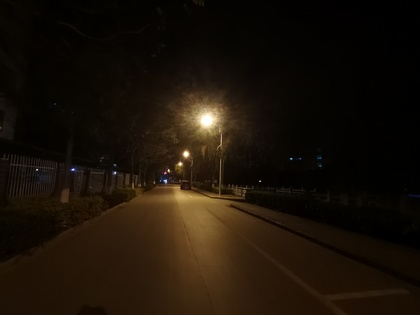
%> input picture images/1.jpg, 420 x 315 px, shrunk from 3264 x 2448 before the run
$ octave --eval "result = imsharp(imread('../images/1.jpg'));"   (GNU Octave 9; MATLAB toolbox functions it lacks are replaced by stand-ins)
%> lines starting %> are read from the running program, lines starting %| are printed output that depends on the picture
### ours/hisStretching.m
function [ result ] = hisStretching( im )
%直方图拉伸（归一化）
im=im2double(im);
[M,N,~] = size(im);

r=im(:,:,1);
g=im(:,:,2);
b=im(:,:,3);

maxR=zeros(1,1);
maxG=zeros(1,1);
maxB=zeros(1,1);
minR=ones(1,1);
minG=ones(1,1);
minB=ones(1,1);

for i=1:M
    for j=1:N
        if(r(i,j) < minR(1,1))
            minR(1,1) = r(i,j);
        else
            maxR(1,1) = r(i,j);
        end

        if(g(i,j) < minG(1,1))
            minG(1,1) = g(i,j);
        else
            maxG(1,1) = g(i,j);
        end

        if(b(i,j)<minB(1,1))
            minB(1,1)=b(i,j);
        else
            maxB(1,1)=b(i,j);
        end
    end
end


for i=1:M
    for j=1:N
        r(i,j)=(r(i,j)-minR(1,1))/(maxR(1,1)-minR(1,1));
        g(i,j)=(g(i,j)-minG(1,1))/(maxG(1,1)-minG(1,1));
        b(i,j)=(b(i,j)-minB(1,1))/(maxB(1,1)-minB(1,1));
    end
end

result = cat(3, r, g, b);
end

### ours/imsharp.m
function [ result ] = imsharp(image)
%图像锐化

image = im2double(image);

GaussKernel = fspecial('gaussian', 5, 3);

imBlur = imfilter(image,GaussKernel);
unSharpMask = image - imBlur;
stretchIm = hisStretching(unSharpMask);

result = (image + stretchIm)/2;
end
%> in imsharp, `unSharpMask = image - imBlur;`:
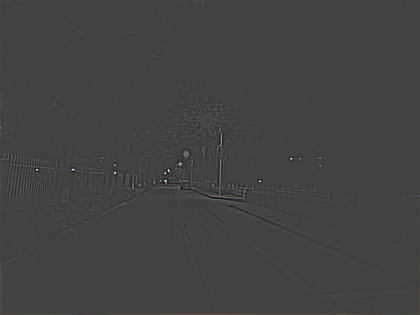
%> unSharpMask: size 315x420x3 double; mean R, G, B 0.000395, 0.000238, 7.93e-05; drawn with min black and max white
%> in imsharp, `result = (image + stretchIm)/2;`:
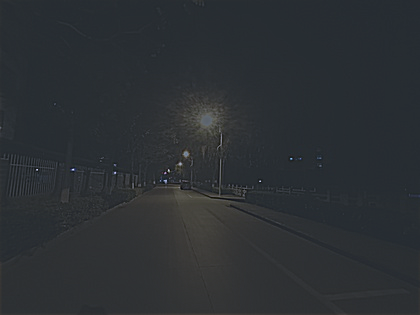
%> result: size 315x420x3 double; mean R, G, B 0.436, 0.472, 0.503; drawn with min black and max white

$ run again, on images/10.jpg
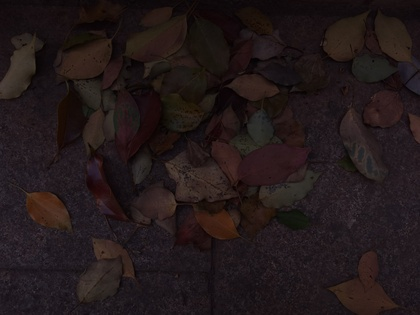
%> input picture images/10.jpg, 420 x 315 px, shrunk from 4096 x 3072 before the run
%> in imsharp, `unSharpMask = image - imBlur;`:
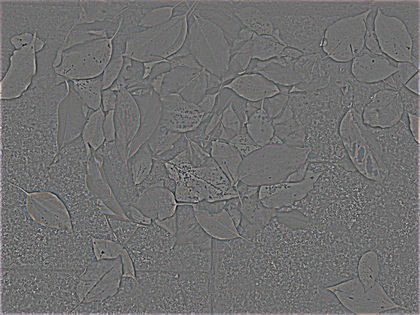
%> unSharpMask: size 315x420x3 double; mean R, G, B 0.000717, 0.000519, 0.000607; drawn with min black and max white
%> in imsharp, `result = (image + stretchIm)/2;`:
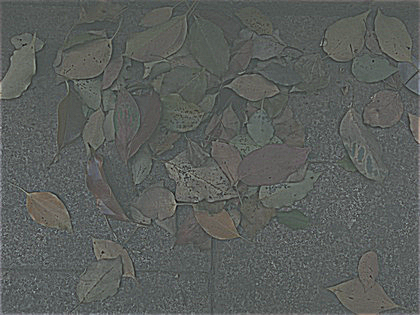
%> result: size 315x420x3 double; mean R, G, B 0.358, 0.373, 0.361

$ run again, on images/11.jpg
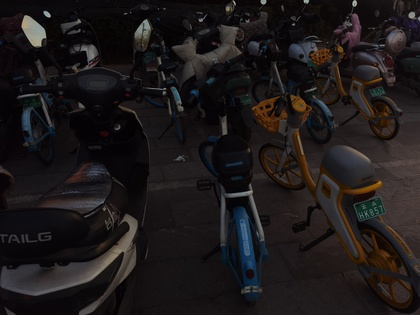
%> input picture images/11.jpg, 420 x 315 px, shrunk from 4096 x 3072 before the run
%> in imsharp, `unSharpMask = image - imBlur;`:
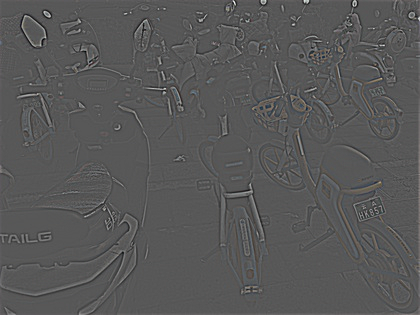
%> unSharpMask: size 315x420x3 double; mean R, G, B 0.000638, 0.000526, 0.000569; drawn with min black and max white
%> in imsharp, `result = (image + stretchIm)/2;`:
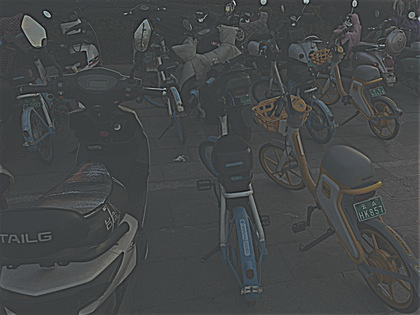
%> result: size 315x420x3 double; mean R, G, B 0.399, 0.414, 0.416; drawn with min black and max white

$ run again, on images/12.jpg
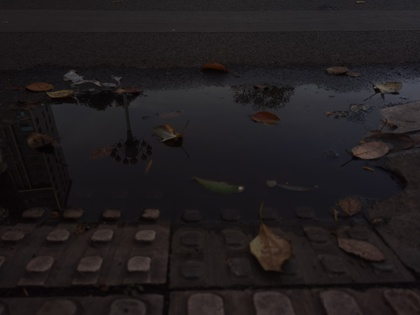
%> input picture images/12.jpg, 420 x 315 px, shrunk from 4096 x 3072 before the run
%> in imsharp, `unSharpMask = image - imBlur;`:
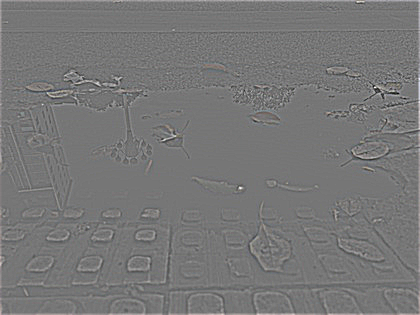
%> unSharpMask: size 315x420x3 double; mean R, G, B 0.000846, 0.000727, 0.000752; drawn with min black and max white
%> in imsharp, `result = (image + stretchIm)/2;`:
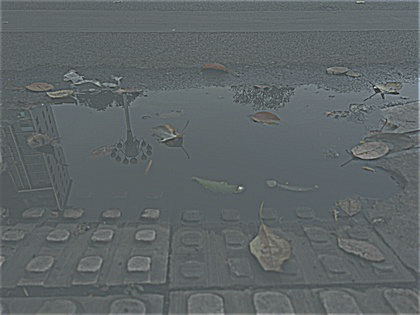
%> result: size 315x420x3 double; mean R, G, B 0.373, 0.402, 0.407
